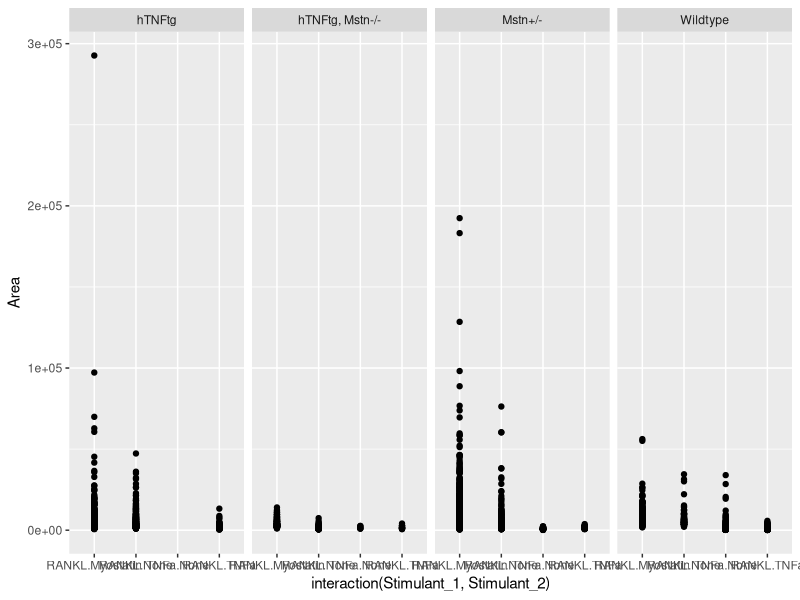
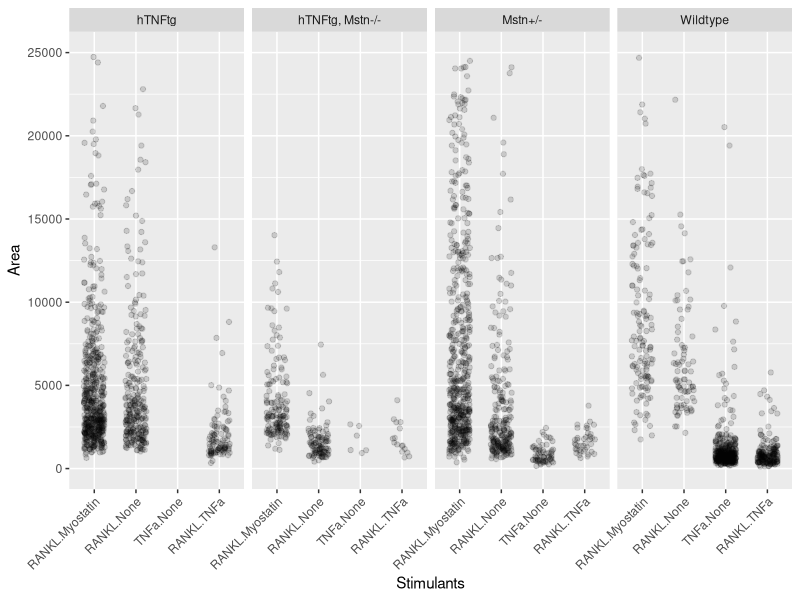
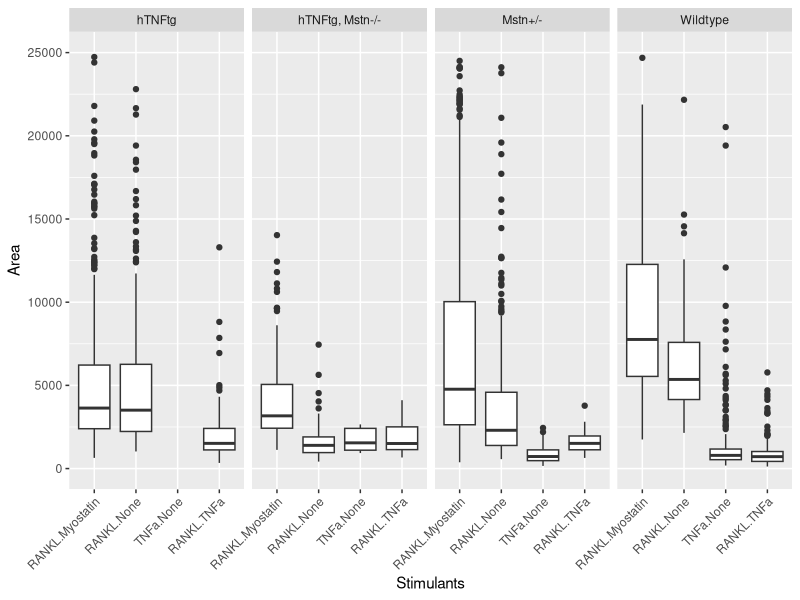
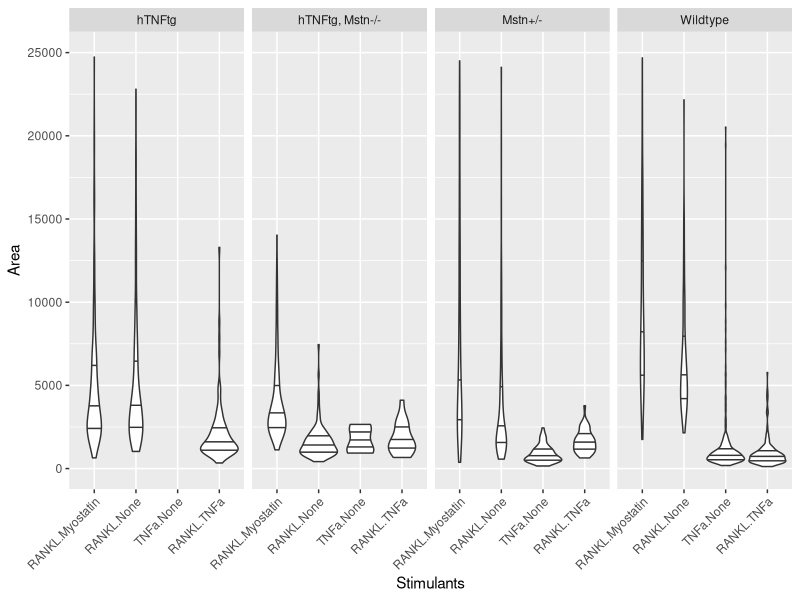
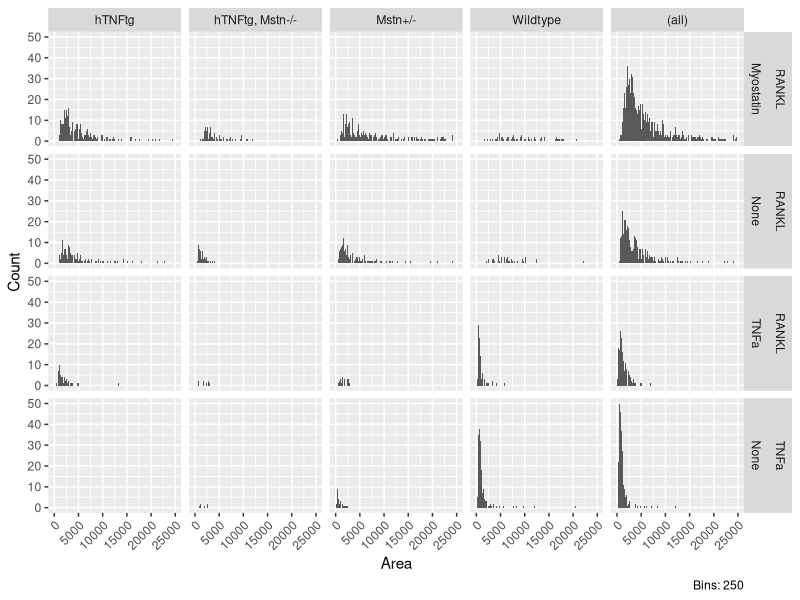
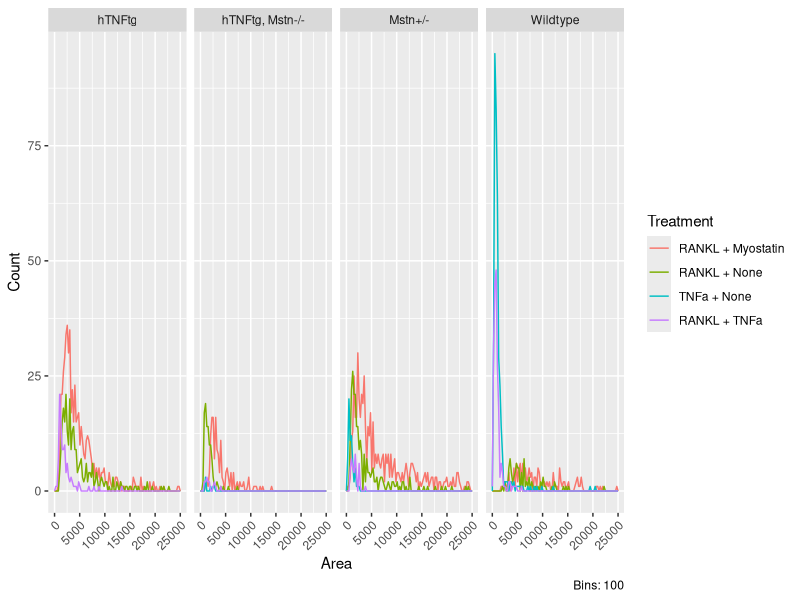
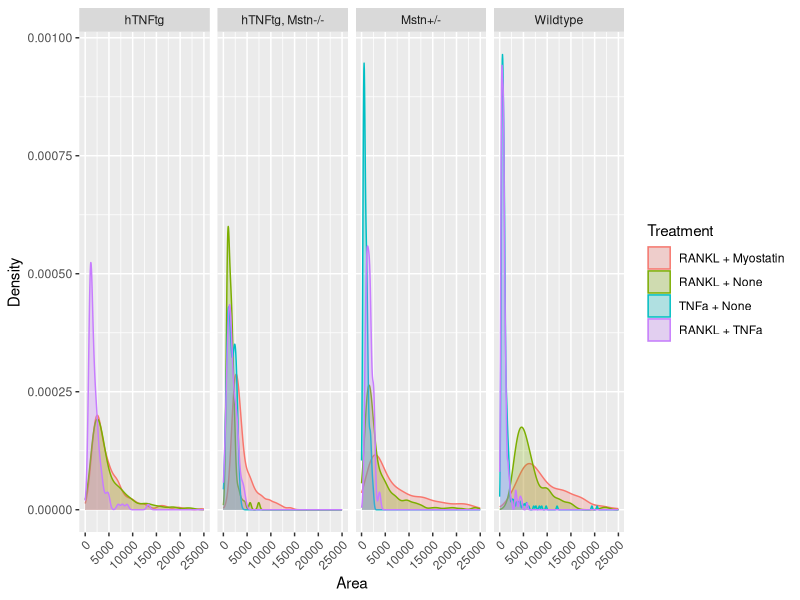

Reproduce these figures in R, in order.
## ---- chunk 1
knitr::opts_chunk$set(echo = TRUE, collapse = TRUE, message = FALSE, warning = FALSE)
## ---- chunk 2
library(readr)

Osteoclasts <- read_csv("Osteoclasts.csv", trim_ws = TRUE)

head(Osteoclasts)
## ---- chunk 3
library(dplyr)

Osteoclasts <- Osteoclasts %>%
  mutate_at(vars(Genotype, Stimulant_1, Stimulant_2), factor)

head(Osteoclasts)

# Beachte, dass `factor` in diesem Fall kein Funktionsaufruf ist (da die Klammern fehlen), sondern die Funktion selbst, also das Objekt.
## ---- chunk 4
library(ggplot2)

ggplot(Osteoclasts, aes(x = interaction(Stimulant_1, Stimulant_2), y = Area)) +
  geom_point() +
  facet_wrap(~Genotype, ncol = 4)
## ---- chunk 5
ggplot(Osteoclasts, aes(interaction(Stimulant_1, Stimulant_2), Area)) +
  geom_jitter(width = .25,
              alpha = .15) +
  facet_wrap(~Genotype, ncol = 4) +
  scale_x_discrete(name = "Stimulants") +
  scale_y_continuous(limits = c(0, 25000)) +
  theme(axis.text.x = element_text(angle = 45, hjust = 1))
## ---- chunk 6
ggplot(Osteoclasts, aes(interaction(Stimulant_1, Stimulant_2), Area)) +
  geom_boxplot() +
  facet_wrap(~Genotype, ncol = 4) +
  scale_x_discrete(name = "Stimulants") +
  scale_y_continuous(limits = c(0, 25000)) +
  theme(axis.text.x = element_text(angle = 45, hjust = 1))
## ---- chunk 7
ggplot(Osteoclasts, aes(interaction(Stimulant_1, Stimulant_2), Area)) +
  geom_violin(draw_quantiles = c(0.25, 0.5, 0.75)) +
  facet_wrap(~Genotype, ncol = 4) +
  scale_x_discrete(name = "Stimulants") +
  scale_y_continuous(limits = c(0, 25000)) +
  theme(axis.text.x = element_text(angle = 45, hjust = 1))
## ---- chunk 8
ggplot(Osteoclasts, aes(x = Area)) +
  geom_histogram(bins = 250) +
  facet_grid(Stimulant_1+Stimulant_2 ~ Genotype, margins = c("Genotype")) +
  scale_x_continuous(limits = c(0, 25000)) +
  scale_y_continuous(name = "Count") +
  theme(axis.text.x = element_text(angle = 45, hjust = 1)) +
    labs(caption = "Bins: 250")
## ---- chunk 9
ggplot(Osteoclasts, aes(x = Area, colour = interaction(Stimulant_1, Stimulant_2, sep = " + "))) +
  geom_freqpoly(bins = 100) +
  facet_wrap( ~ Genotype, ncol = 4) +
  scale_x_continuous(limits = c(0, 25000)) +
  scale_y_continuous(name = "Count") +
  scale_color_discrete(name = "Treatment") +
  theme(axis.text.x = element_text(angle = 45, hjust = 1)) +
  labs(caption = "Bins: 100")
## ---- chunk 10
ggplot(Osteoclasts, aes(x = Area, colour = interaction(Stimulant_1, Stimulant_2, sep = " + "),
                        fill = interaction(Stimulant_1, Stimulant_2, sep = " + "))) +
  geom_density(alpha = .25) +
  facet_wrap( ~ Genotype, ncol = 4) +
  scale_x_continuous(limits = c(0, 25000)) +
  scale_y_continuous(name = "Density") +
  scale_color_discrete(name = "Treatment") +
  scale_fill_discrete(name = "Treatment") +
  theme(axis.text.x = element_text(angle = 45, hjust = 1))
## ---- chunk 11
# Säulendiagramme mit Fehlerbalken stellen im Grunde nur das arithmetische Mittel und die Standardabweichung dar. Diese Kennwerte sind aber nur für normalverteilte Daten aussagekräftig und die Verteilung der Osteoklastengröße ist definitiv nicht normalverteilt. Außerdem geht bei diesem Diagrammtyp zu viel Information verloren, insbesondere, da eine Kernfrage bei dem Experiment auch sein kann, wie viele Zellen zu Osteoklasten differenziert sind.
